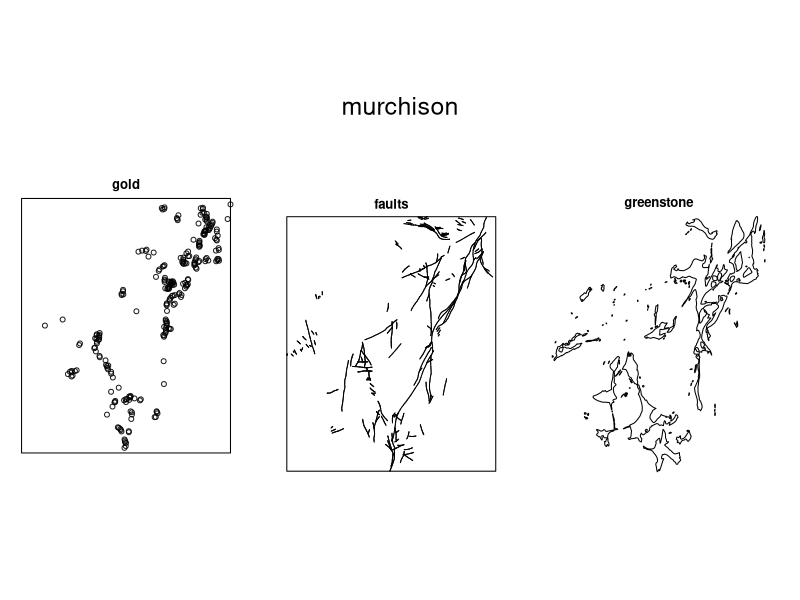
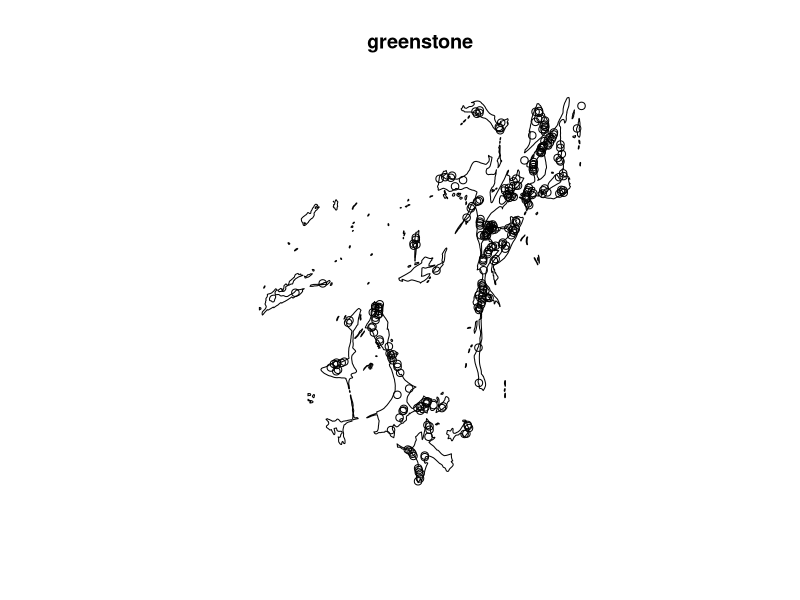
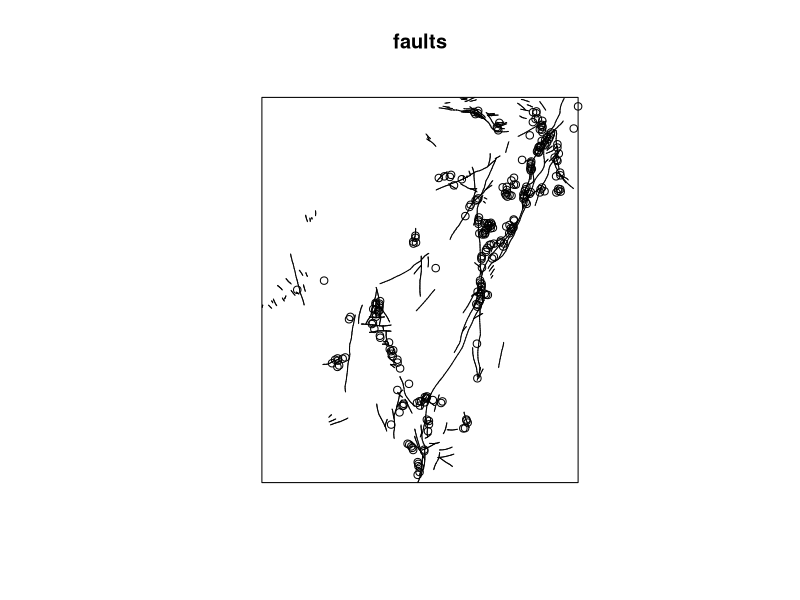
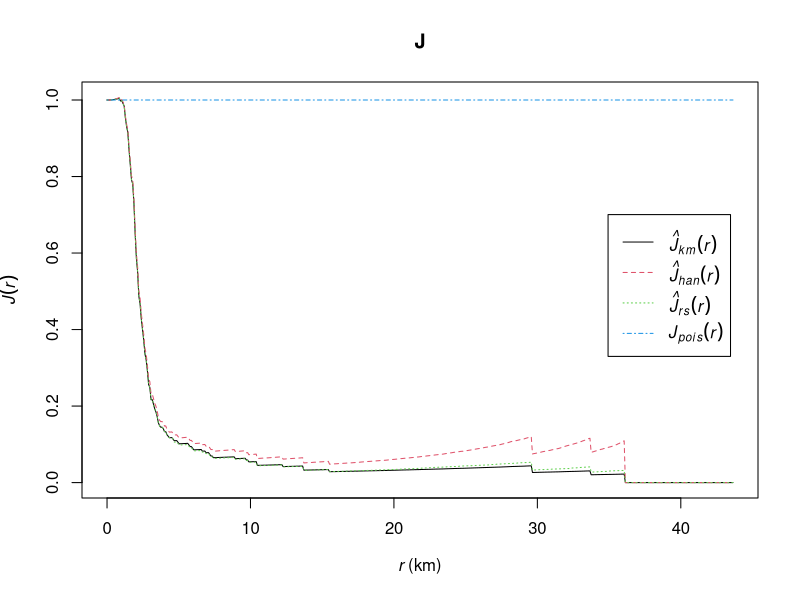
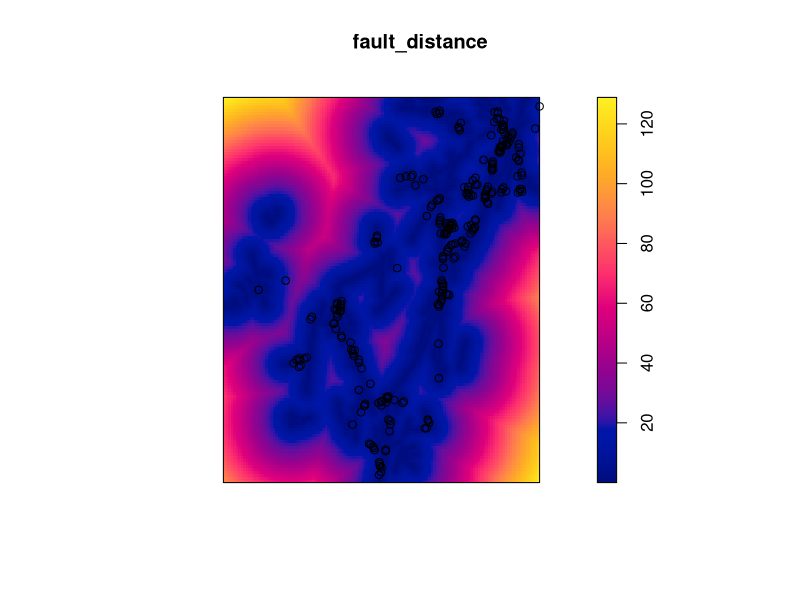
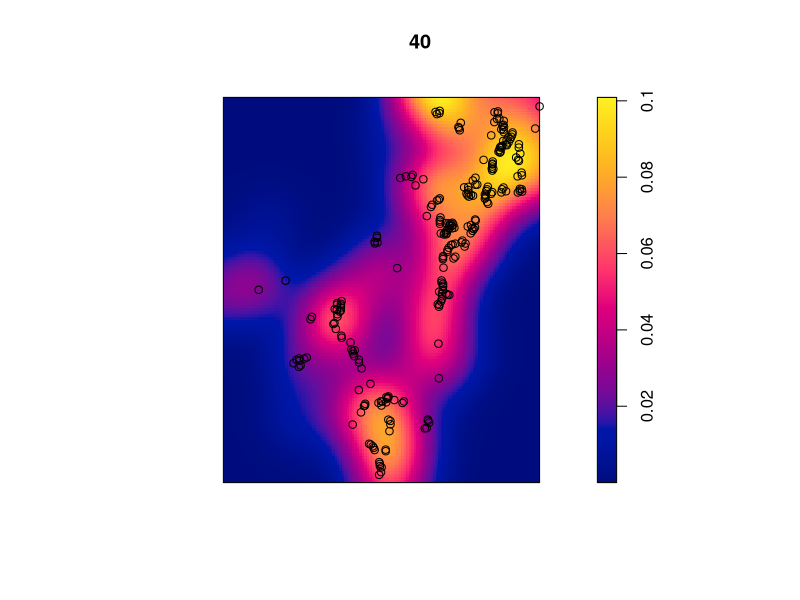

Recreate these plots in R, in order.
library("spatstat")
data <- lapply(murchison,rescale,s=1000,unitname="km")
gold <- data$gold
faults <- data$faults
greenstone <- data$greenstone

# plot dataen fo at få en ide om hvordan det ser ud
plot(murchison)

# Her plotter vi greenstone sammen med gold for at se om der er noget guld som findes væk fra greenstone
# Det kan vi se at der er, et specifikt tilfælde er øverst til højre
plot(greenstone)
points(gold)

# Her plotter vi faults sammen med gold for at se om der er nogen betydelig sammenhæng der.
# Det ser ud til at der er en stor sammenhæng imelle guldets placering og de faults der er beskrevet
plot(faults)
points(gold)

# Vi kan bruge J funktionen (defineret i lektion 5 slide 12) til at bestemme om vores data
# opfører sig som en stationær poisson process, er mere regulær, eller "klumper" mere sammen.
# Vi ville forvente at se at vores data er mere "klumpet", hvilket ville være repræsenteret med
# J(r) < 1 for r i (0, R) for et fornuftigt R.
# Hvad vi ser er også rigtig meget hvad vi forventede, da værdien for J hurtigt falder under 1
J <- Jest(gold)
plot(J)

# Da der er så stor en sammenklumpning, som befinder sig på faults det meste af tide,
# kan vi vælge at lave en model hvor intensiteten for guld-processen har eksponentielt henfald som
# vi rejser væk fra et fault
fault_distance <- distmap.psp(faults)
plot(fault_distance)
points(gold)
# Ved at prøve en masse værdier af i et for loop og hand-tune sigma ser 25 ud il at være en god værdi
# for båndbredden af kernen
fault_kernel <- density.psp(faults, 25)
plot(fault_kernel, main="40")
points(gold)

model <- ppm(data$gold~fault_distance, Poisson(), method="mpl")
# giver ingen coeficienter....
